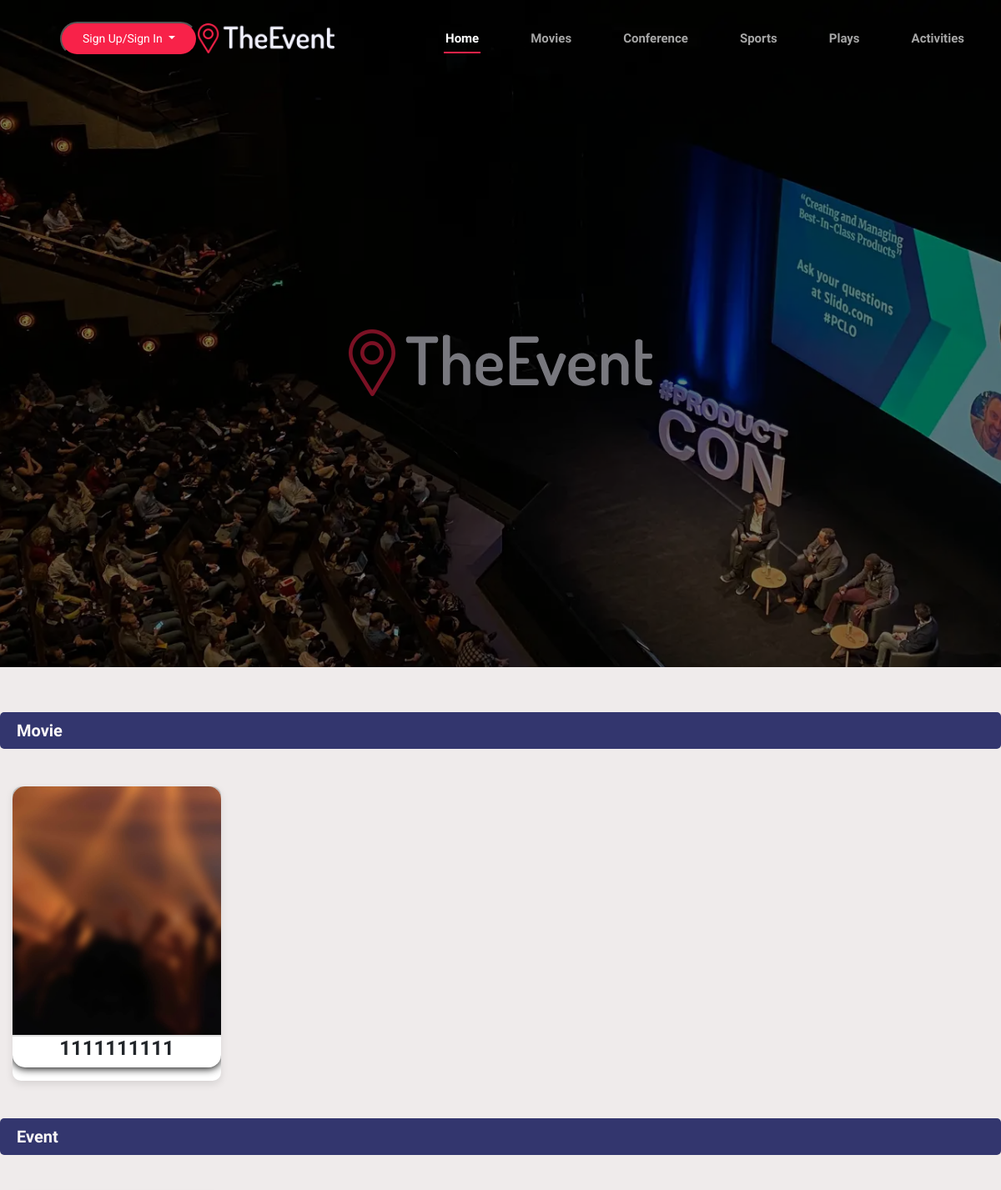
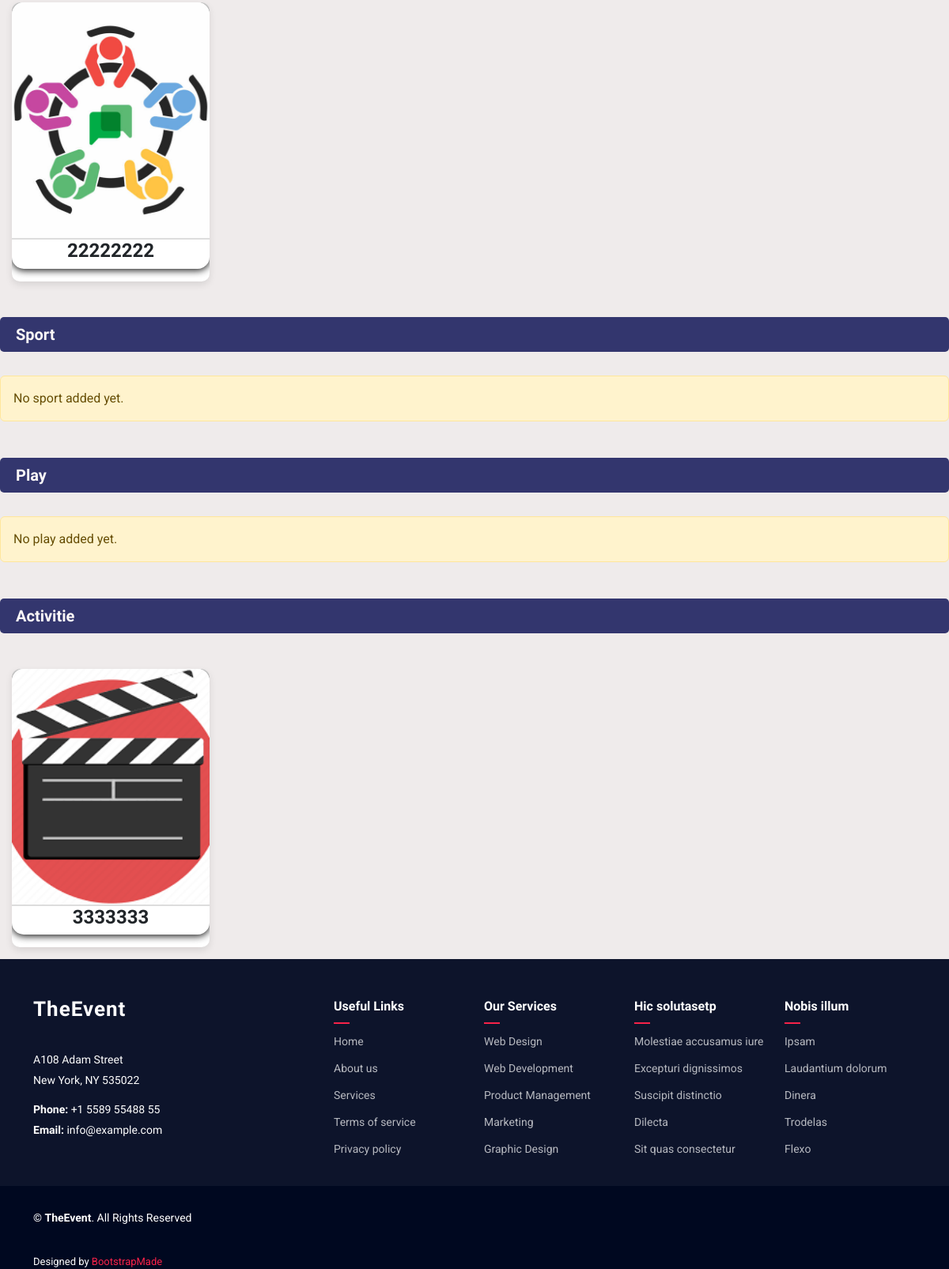
The page / on the database its author committed (2 pictures, top to bottom).
### adminpanel/models.py (models this page shows, shortened)
class Event(models.Model):
    EVENT_TYPE_CHOICES = [
        ('movie', 'Movie'),
        ('event', 'Event'),
        ('play', 'Play'),
        ('activity', 'Activity'),
        ('sport', 'Sport'),
    ]
    STATUS_CHOICES = [
        ('visible', 'Visible'),
        ('hidden', 'Hidden'),
        ('draft', 'Draft')
    ]
    organizer = models.ForeignKey(Profile, on_delete=models.CASCADE, limit_choices_to={'role': 'organizer'})
    event_type = models.CharField(max_length=20, choices=EVENT_TYPE_CHOICES, default='event')
    title = models.CharField(max_length=255)
    description = models.TextField()
    date = models.DateField()
    start_time = models.TimeField()
    end_time = models.TimeField()
    event_image = models.ImageField(upload_to='event_image/', blank = True, null=True)
    location = models.CharField(max_length=255)
    is_cancelled = models.BooleanField(default=False)
    is_approved = models.BooleanField(default=False)
    status = models.CharField(max_length=20, default='hidden')
    venue = models.ForeignKey(Venue, on_delete=models.SET_NULL, null=True)
    price_standard = models.DecimalField(max_digits=10, decimal_places=2)
    price_premium = models.DecimalField(max_digits=10, decimal_places=2)
    seats_available_standard = models.PositiveIntegerField(default=0)
    seats_available_premium = models.PositiveIntegerField(default=0)
    quantity_sold_standard = models.PositiveIntegerField(default=0)
    quantity_sold_premium = models.PositiveIntegerField(default=0)

### sitevisitor/views.py (the view)
# urls.py: path('', sitehome, name = 'sitehome'),
def sitehome(request):
    update_event_status()
    context = {
        'events': {
            'Movie': Event.objects.filter(event_type='movie', is_approved = True, status = 'visible'),
            'Event': Event.objects.filter(event_type='event', is_approved = True),
            'Sport': Event.objects.filter(event_type='sport', is_approved = True, status = 'visible'),
            'Play': Event.objects.filter(event_type='play', is_approved = True),
            'Activitie': Event.objects.filter(event_type='activity', is_approved = True),
        }
    }
    return render(request, 'sitevisitor/sitehome.html', context)

### sitevisitor/views.py (called while the page is built)
def update_event_status():
    events = Event.objects.filter(status__in=['visible', 'hidden'])
    today = datetime.now(timezone.utc).date()
    for event in events:
        if event.date < today:
            event.status = 'draft'
            event.save()

### sitevisitor/templates/sitevisitor/sitehome.html (shortened to what this page needs)
{% extends 'sitevisitor/site_base.html' %}
{% load static %}
{% block content %}
<main class="main">
    <div class="page-title" data-aos="fade">
        <h1><a href="index.html" class="logo d-flex align-items-center me-auto">
            <img src="{% static 'The_event/assets/img/logo.png' %}" alt="">
          </a></h1>
    </div>
<br>
{% for category, items in events.items %}
    <h5 class="section">{{ category }}</h5>
    <div class="event-scroll-container">
        {% if items %}
            {% for item in items %}
                <div class="event-card">
                    <a href="{% url 'view_event' event_type=category|lower event_id=item.id %}" class="card-link" style="text-decoration: none; color: inherit;">
                        <div class="card mb-3">
                            {% if item.event_image %}
                                <img class="card-img-top" src="{{ item.event_image.url }}" alt="{{ item.title }} Image" />
                            {% else %}
                                <img class="card-img-top" src="{% static 'sneat/assets/img/elements/default.jpg' %}" alt="Default Image" />
                            {% endif %}
                            <div class="card-body">
                                <h5 class="card-title text-center">{{ item.title }}</h5>
                            </div>
                        </div>
                    </a>
                </div>
            {% endfor %}
        {% else %}
            <div class="col-12">
                <div class="alert alert-warning" role="alert">
                    No {{ category|lower }} added yet.
                </div>
            </div>
        {% endif %}
    </div>
{% endfor %}
{% endblock %}

### static/The_event/assets/css/main.css (style rules this page uses)
:root { --default-font: "Roboto", system-ui, -apple-system, "Segoe UI", Roboto, "Helvetica Neue", Arial, "Noto Sans", "Liberation Sans", sans-serif, "Apple Color Emoji", "Segoe UI Emoji", "Segoe UI Symbol", "Noto Color Emoji"; --heading-font: "Raleway", sans-serif; --nav-font: "Raleway", sans-serif; }
:root { --background-color: #ffffff; --default-color: #2f3138; --heading-color: #0e1b4d; --accent-color: #f82249; --surface-color: #ffffff; --contrast-color: #ffffff; }
:root { --nav-color: rgba(255, 255, 255, 0.65); --nav-hover-color: #ffffff; --nav-mobile-background-color: #ffffff; --nav-dropdown-background-color: #ffffff; --nav-dropdown-color: #212529; --nav-dropdown-hover-color: #f82249; }
:root { scroll-behavior: smooth; }
body { color: var(--default-color); background-color: var(--background-color); font-family: var(--default-font); }
a { color: var(--accent-color); text-decoration: none; transition: 0.3s; }
h1, h2, h3, h4, h5, h6 { color: var(--heading-color); font-family: var(--heading-font); }
.page-title { --background-color: #000000; --heading-color: var(--contrast-color); --default-color: var(--contrast-color); color: var(--default-color); background-color: var(--background-color); background-size: cover; background-position: center; background-repeat: no-repeat; padding: 160px 0 80px 0; text-align: center; position: relative; }
.page-title:before { content: ""; background-color: color-mix(in srgb, var(--background-color), transparent 50%); position: absolute; inset: 0; }
.page-title h1 { font-size: 42px; font-weight: 700; margin-bottom: 10px; }
section, .section { color: var(--default-color); background-color: var(--background-color); padding: 60px 0; scroll-margin-top: 92px; overflow: clip; }

### sitevisitor/templates/sitevisitor/sitehome.html (style rules this page uses)
.section { background-color: #03084ecb; color: #fcf8f8; padding: 10px 20px; border-radius: 5px; margin-bottom: 30px; }
body { background-color: rgba(224, 215, 215, 0.486); background-size: cover; background-attachment: fixed; background-position: center; background-repeat: no-repeat; }
.card { transition: box-shadow 0.3s ease; border-radius: 10px; }
.event-card { width: 250px; margin: 15px; display: inline-block; position: relative; border-radius: 10px; overflow: hidden; background-color: white; box-shadow: 0 4px 10px rgba(0, 0, 0, 0.1); transition: transform 0.3s ease, box-shadow 0.3s ease; }
.event-card::before { content: ''; position: absolute; top: -100%; left: 0; width: 100%; height: 100%; background: linear-gradient(135deg, rgba(255, 255, 255, 0.9), rgba(255, 255, 255, 0) 70%); transform: rotate(45deg); opacity: 0; transition: opacity 0.3s ease; }
.card-img-top { width: 100%; height: 180px; object-fit: cover; }
.event-scroll-container { display: flex; flex-wrap: wrap; justify-content: flex-start; align-items: flex-start; gap: 15px; }
.section { margin-top: 30px; font-size: 1.25rem; color: #333; font-weight: bold; }
.event-card .card { border: none; border-radius: 15px; overflow: hidden; box-shadow: 0 2px 10px rgba(0, 0, 0, 0.911); background-color: #fff; }
.event-card .card-img-top { height: 300px; object-fit: cover; border-bottom: 2px solid #ddd; }
.event-card .card-body { padding: 0px 5px; }
.event-card .card-title { font-size: 1.5rem; text-align: center; font-weight: bold; }

### rows shown on the page
Event: event_image (picture), title "1111111111"
Event: event_image (picture), title "22222222"
Event: event_type "Sport", event_type "sport"
Event: event_image (picture), title "3333333"

### other values the page prints
{{ category }} "Movie" "Event" "Play" "Activitie"
{{ category|lower }} "play"
